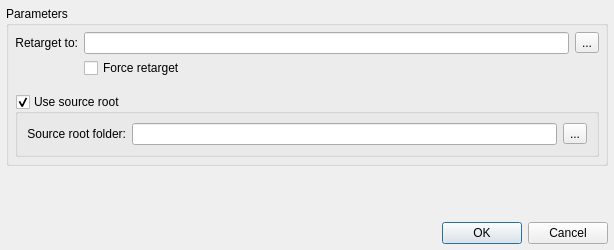
<?xml version="1.0" encoding="UTF-8"?>
<ui version="4.0">
 <class>Dialog</class>
 <widget class="QDialog" name="Dialog">
  <property name="geometry">
   <rect>
    <x>0</x>
    <y>0</y>
    <width>614</width>
    <height>250</height>
   </rect>
  </property>
  <property name="sizePolicy">
   <sizepolicy hsizetype="Preferred" vsizetype="Preferred">
    <horstretch>0</horstretch>
    <verstretch>0</verstretch>
   </sizepolicy>
  </property>
  <property name="maximumSize">
   <size>
    <width>16777215</width>
    <height>250</height>
   </size>
  </property>
  <property name="windowTitle">
   <string>Retarget</string>
  </property>
  <layout class="QVBoxLayout" name="verticalLayout_2">
   <property name="margin">
    <number>6</number>
   </property>
   <item>
    <widget class="QGroupBox" name="groupBox">
     <property name="title">
      <string>Parameters</string>
     </property>
     <layout class="QVBoxLayout" name="verticalLayout">
      <property name="margin">
       <number>6</number>
      </property>
      <item>
       <layout class="QGridLayout" name="gridLayout">
        <property name="horizontalSpacing">
         <number>6</number>
        </property>
        <property name="verticalSpacing">
         <number>4</number>
        </property>
        <item row="0" column="0">
         <widget class="QLabel" name="label">
          <property name="text">
           <string>Retarget to:</string>
          </property>
          <property name="alignment">
           <set>Qt::AlignRight|Qt::AlignTrailing|Qt::AlignVCenter</set>
          </property>
         </widget>
        </item>
        <item row="0" column="1">
         <widget class="LineEditPath" name="uiLED_retargetRoot"/>
        </item>
        <item row="1" column="1">
         <widget class="QCheckBox" name="uiCHK_forceRetarget">
          <property name="minimumSize">
           <size>
            <width>0</width>
            <height>20</height>
           </size>
          </property>
          <property name="text">
           <string>Force retarget</string>
          </property>
         </widget>
        </item>
        <item row="0" column="2">
         <widget class="QToolButton" name="uiBTN_browse">
          <property name="text">
           <string>...</string>
          </property>
          <property name="icon">
           <iconset resource="resources.qrc">
            <normaloff>:/icons/folder.png</normaloff>:/icons/folder.png</iconset>
          </property>
          <property name="iconSize">
           <size>
            <width>18</width>
            <height>18</height>
           </size>
          </property>
          <property name="shortcut">
           <string>Ctrl+S, Ctrl+R</string>
          </property>
         </widget>
        </item>
       </layout>
      </item>
      <item>
       <spacer name="verticalSpacer_2">
        <property name="orientation">
         <enum>Qt::Vertical</enum>
        </property>
        <property name="sizeType">
         <enum>QSizePolicy::Fixed</enum>
        </property>
        <property name="sizeHint" stdset="0">
         <size>
          <width>20</width>
          <height>10</height>
         </size>
        </property>
       </spacer>
      </item>
      <item>
       <widget class="QGroupBox" name="uiGRP_useSourceRoot">
        <property name="title">
         <string>Use source root</string>
        </property>
        <property name="checkable">
         <bool>true</bool>
        </property>
        <layout class="QGridLayout" name="gridLayout_2">
         <item row="0" column="1">
          <widget class="LineEditPath" name="uiLED_sourceRoot"/>
         </item>
         <item row="0" column="2">
          <widget class="QToolButton" name="uiBTN_browseSource">
           <property name="text">
            <string>...</string>
           </property>
           <property name="icon">
            <iconset resource="resources.qrc">
             <normaloff>:/icons/folder.png</normaloff>:/icons/folder.png</iconset>
           </property>
           <property name="iconSize">
            <size>
             <width>18</width>
             <height>18</height>
            </size>
           </property>
           <property name="shortcut">
            <string>Ctrl+S, Ctrl+R</string>
           </property>
          </widget>
         </item>
         <item row="0" column="0">
          <widget class="QLabel" name="label_16">
           <property name="text">
            <string>Source root folder:</string>
           </property>
           <property name="alignment">
            <set>Qt::AlignRight|Qt::AlignTrailing|Qt::AlignVCenter</set>
           </property>
          </widget>
         </item>
        </layout>
       </widget>
      </item>
     </layout>
    </widget>
   </item>
   <item>
    <spacer name="verticalSpacer">
     <property name="orientation">
      <enum>Qt::Vertical</enum>
     </property>
     <property name="sizeHint" stdset="0">
      <size>
       <width>20</width>
       <height>40</height>
      </size>
     </property>
    </spacer>
   </item>
   <item>
    <layout class="QHBoxLayout" name="horizontalLayout_2">
     <item>
      <widget class="QLabel" name="uiLBL_status">
       <property name="styleSheet">
        <string notr="true">QLabel {color : red}</string>
       </property>
       <property name="text">
        <string/>
       </property>
      </widget>
     </item>
     <item>
      <spacer name="horizontalSpacer">
       <property name="orientation">
        <enum>Qt::Horizontal</enum>
       </property>
       <property name="sizeHint" stdset="0">
        <size>
         <width>40</width>
         <height>20</height>
        </size>
       </property>
      </spacer>
     </item>
     <item>
      <widget class="QPushButton" name="uiBTN_ok">
       <property name="text">
        <string>OK</string>
       </property>
      </widget>
     </item>
     <item>
      <widget class="QPushButton" name="uiBTN_cancel">
       <property name="text">
        <string>Cancel</string>
       </property>
      </widget>
     </item>
    </layout>
   </item>
  </layout>
 </widget>
 <customwidgets>
  <customwidget>
   <class>LineEditPath</class>
   <extends>QLineEdit</extends>
   <header>line_edit_path.h</header>
  </customwidget>
 </customwidgets>
 <tabstops>
  <tabstop>uiLED_retargetRoot</tabstop>
  <tabstop>uiBTN_browse</tabstop>
  <tabstop>uiBTN_cancel</tabstop>
  <tabstop>uiCHK_forceRetarget</tabstop>
  <tabstop>uiBTN_ok</tabstop>
 </tabstops>
 <resources>
  <include location="resources.qrc"/>
 </resources>
 <connections>
  <connection>
   <sender>uiBTN_cancel</sender>
   <signal>clicked()</signal>
   <receiver>Dialog</receiver>
   <slot>reject()</slot>
   <hints>
    <hint type="sourcelabel">
     <x>606</x>
     <y>127</y>
    </hint>
    <hint type="destinationlabel">
     <x>325</x>
     <y>72</y>
    </hint>
   </hints>
  </connection>
  <connection>
   <sender>uiBTN_browse</sender>
   <signal>clicked()</signal>
   <receiver>Dialog</receiver>
   <slot>onBrowseClicked()</slot>
   <hints>
    <hint type="sourcelabel">
     <x>621</x>
     <y>38</y>
    </hint>
    <hint type="destinationlabel">
     <x>325</x>
     <y>72</y>
    </hint>
   </hints>
  </connection>
  <connection>
   <sender>Dialog</sender>
   <signal>finished(int)</signal>
   <receiver>Dialog</receiver>
   <slot>onDialogFinished(int)</slot>
   <hints>
    <hint type="sourcelabel">
     <x>325</x>
     <y>72</y>
    </hint>
    <hint type="destinationlabel">
     <x>325</x>
     <y>72</y>
    </hint>
   </hints>
  </connection>
  <connection>
   <sender>uiLED_retargetRoot</sender>
   <signal>editingFinished()</signal>
   <receiver>Dialog</receiver>
   <slot>onValidateUiNeeded()</slot>
   <hints>
    <hint type="sourcelabel">
     <x>347</x>
     <y>38</y>
    </hint>
    <hint type="destinationlabel">
     <x>325</x>
     <y>72</y>
    </hint>
   </hints>
  </connection>
  <connection>
   <sender>uiBTN_ok</sender>
   <signal>clicked()</signal>
   <receiver>Dialog</receiver>
   <slot>onOkClicked()</slot>
   <hints>
    <hint type="sourcelabel">
     <x>525</x>
     <y>127</y>
    </hint>
    <hint type="destinationlabel">
     <x>325</x>
     <y>72</y>
    </hint>
   </hints>
  </connection>
  <connection>
   <sender>uiBTN_browseSource</sender>
   <signal>clicked()</signal>
   <receiver>Dialog</receiver>
   <slot>onBrowseSourceClicked()</slot>
   <hints>
    <hint type="sourcelabel">
     <x>578</x>
     <y>135</y>
    </hint>
    <hint type="destinationlabel">
     <x>306</x>
     <y>124</y>
    </hint>
   </hints>
  </connection>
 </connections>
 <slots>
  <slot>onDialogAccepted()</slot>
  <slot>onBrowseClicked()</slot>
  <slot>onDialogFinished(int)</slot>
  <slot>onOkClicked()</slot>
  <slot>onValidateUiNeeded()</slot>
  <slot>onBrowseSourceClicked()</slot>
 </slots>
</ui>
